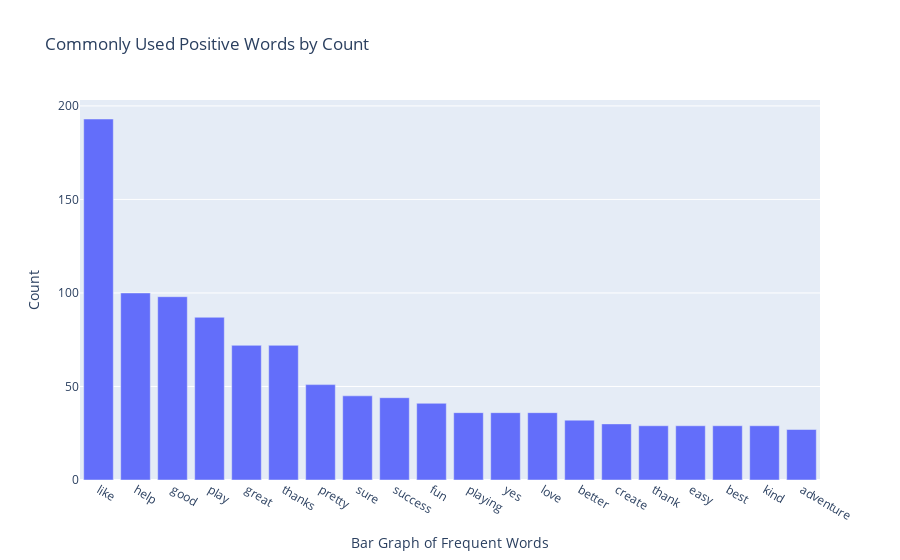
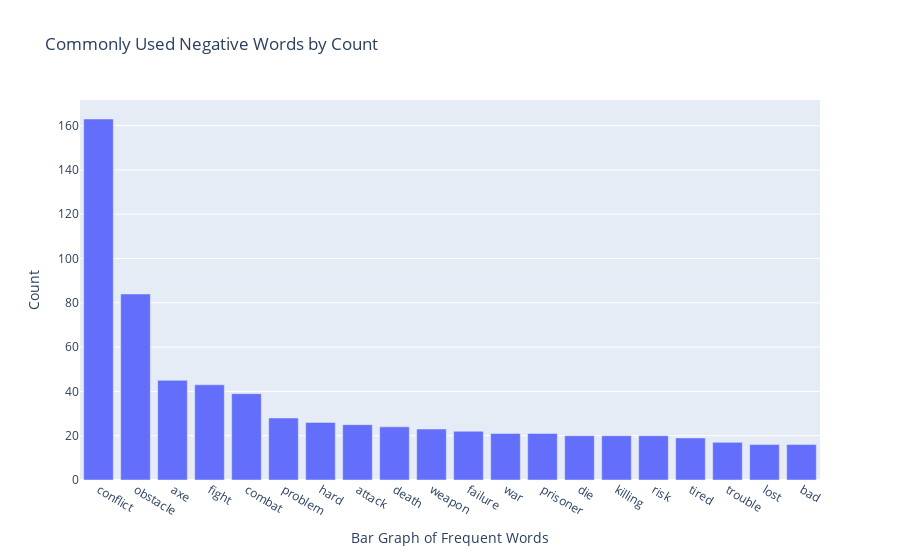

Notebook code for these charts, in order:
### Code cell
# Bar Chart of Most Common Positive Words by Count

pos_freq_df = pd.DataFrame(pos_freq)
pos_freq_df = pos_freq_df.rename(columns = {0: 'Bar Graph of Frequent Words', 1: 'Count'}, inplace = False)

fig = px.bar(pos_freq_df, x= 'Bar Graph of Frequent Words', y = 'Count', title = 'Commonly Used Positive Words by Count')
fig.show()

pos_freq_filename = imagedir + '/' + subreddit + '-' + year + '-positive-frequency.png'
fig.write_image(pos_freq_filename)

neg_freq_df = pd.DataFrame(neg_freq)
neg_freq_df = neg_freq_df.rename(columns = {0: 'Bar Graph of Frequent Words', 1: 'Count'}, inplace = False)

fig = px.bar(neg_freq_df, x= 'Bar Graph of Frequent Words', y = 'Count', title = 'Commonly Used Negative Words by Count')

fig.show()

neg_freq_filename = imagedir + '/' + subreddit + '-' + year + '-negative-frequency.png'
fig.write_image(neg_freq_filename)

### Figure 1 — Plotly figure (JSON) as saved in the notebook; plotly's stock layout.template omitted (floating-point values rounded to 4 significant figures)
{"data": [{"alignmentgroup": "True", "hovertemplate": "Bar Graph of Frequent Words=%{x}<br>Count=%{y}<extra></extra>", "legendgroup": "", "marker": {"color": "#636efa", "pattern": {"shape": ""}}, "name": "", "offsetgroup": "", "orientation": "v", "showlegend": false, "textposition": "auto", "type": "bar", "x": ["like", "help", "good", "play", "great", "thanks", "pretty", "sure", "success", "fun", "playing", "yes", "love", "better", "create", "thank", "easy", "best", "kind", "adventure"], "xaxis": "x", "y": [193, 100, 98, 87, 72, 72, 51, 45, 44, 41, 36, 36, 36, 32, 30, 29, 29, 29, 29, 27], "yaxis": "y"}], "layout": {"barmode": "relative", "legend": {"tracegroupgap": 0}, "title": {"text": "Commonly Used Positive Words by Count"}, "xaxis": {"anchor": "y", "domain": [0, 1], "title": {"text": "Bar Graph of Frequent Words"}}, "yaxis": {"anchor": "x", "domain": [0, 1], "title": {"text": "Count"}}}}

### Figure 2 — Plotly figure (JSON) as saved in the notebook; plotly's stock layout.template omitted (floating-point values rounded to 4 significant figures)
{"data": [{"alignmentgroup": "True", "hovertemplate": "Bar Graph of Frequent Words=%{x}<br>Count=%{y}<extra></extra>", "legendgroup": "", "marker": {"color": "#636efa", "pattern": {"shape": ""}}, "name": "", "offsetgroup": "", "orientation": "v", "showlegend": false, "textposition": "auto", "type": "bar", "x": ["conflict", "obstacle", "axe", "fight", "combat", "problem", "hard", "attack", "death", "weapon", "failure", "war", "prisoner", "die", "killing", "risk", "tired", "trouble", "lost", "bad"], "xaxis": "x", "y": [163, 84, 45, 43, 39, 28, 26, 25, 24, 23, 22, 21, 21, 20, 20, 20, 19, 17, 16, 16], "yaxis": "y"}], "layout": {"barmode": "relative", "legend": {"tracegroupgap": 0}, "title": {"text": "Commonly Used Negative Words by Count"}, "xaxis": {"anchor": "y", "domain": [0, 1], "title": {"text": "Bar Graph of Frequent Words"}}, "yaxis": {"anchor": "x", "domain": [0, 1], "title": {"text": "Count"}}}}
